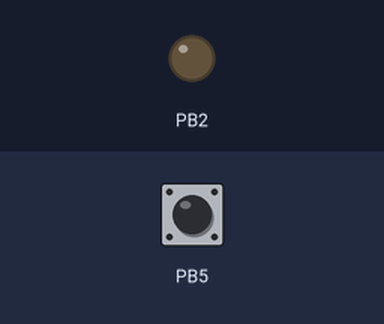
A sketch run on a simulated ATtiny85, built with avr-gcc and run on an emulated ATtiny85. Parts: output pins drawn as LEDs (lit = HIGH). Dashed ring = blinking. The inputs (shaded band) are chosen by the test bench; at power-on: PB5 LOW. What the sketch prints to the serial monitor is not drawn.

Above: at 1.2 s.
1.3 s: PB5 driven HIGH
At 2.1 s:
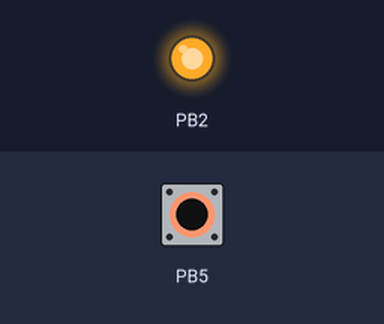
2.8 s: PB5 driven LOW
At 3.3 s:
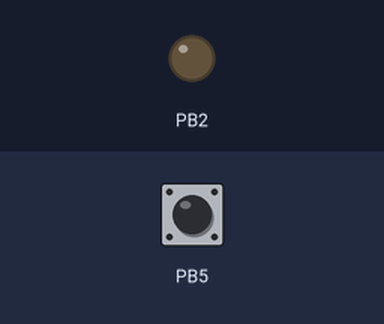
4.3 s: PB5 pulsed HIGH 2 times (0.12 s each, 0.3 s apart)
At 4.36 s:
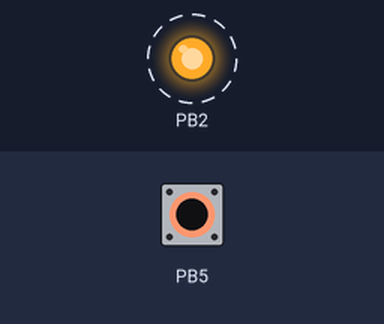
7.9 s: PB5 pulsed HIGH 5 times (0.12 s each, 0.3 s apart)
At 10.1 s:
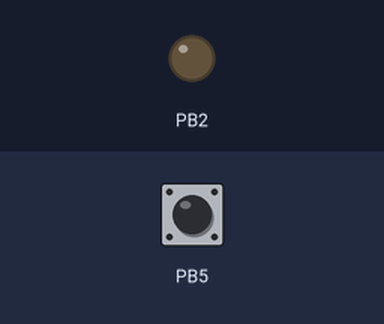
Timing chart, 0 to 11.6 s (numbered marks = the images above; inputs shaded):
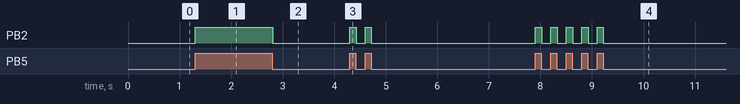

Measured:
- after the input at 1.3 s, PB2: LOW → HIGH at once
- after the input at 2.8 s, PB2: HIGH → LOW at once
- after the input at 4.3 s, PB2: alternates HIGH for 0.12 s and LOW for 0.18 s, 4 changes in all, then stays LOW, starting at once
- after the input at 7.9 s, PB2: alternates HIGH for 0.12 s and LOW for 0.18 s, 10 changes in all, then stays LOW, starting at once

The sketch:

pir.ino
```cpp
int a;
void setup() {
  // put your setup code here, to run once:
  Serial.begin(115200);
  pinMode(2,OUTPUT);
  pinMode(5,INPUT);

}

void loop() {
  // put your main code here, to run repeatedly:
   a=digitalRead(5);
  if(a==HIGH)
  {
    Serial.println("person detected");
    digitalWrite(2,HIGH);

  }
  else
  {
    Serial.println("person not detected");
    digitalWrite(2,LOW);

  }


}
```

led_first.c
```cpp
/*
 * GccApplication1.c
 *
 * Created: 09-05-2019 14:16:50
 * Author : AMRUTHA
 */
#ifndef F_CPU
#define F_CPU 16000000UL
#endif

#include <avr/io.h>
#include <util/delay.h>

int main(void)
{
	DDRB= 0XFF;
    /* Replace with your application code */
    while (1)
    {
		PORTB= 0XFF;
		_delay_ms(100);
		PORTB=0X00;
		_delay_ms(100);
    }
}
```

motor_program.c
```cpp
/*
 * motor1.c
 *
 * Created: 15-05-2019 14:12:31
 * Author : AMRUTHA
 */
#ifndef F_CPU
#define F_CPU 16000000UL
#endif
#include <avr/io.h>
#include <util/delay.h>


int main(void)
{
	DDRB=0XFF;
    /* Replace with your application code */
    while (1)
    {
		PORTB =0X02;
		_delay_ms(2000);
		PORTB =0X00;
		_delay_ms(2000);
		PORTB =0X01;
		_delay_ms(2000);
		PORTB =0X00;
		_delay_ms(2000);


    }
}
```

sample_led.c
```cpp
/*
 * sample.c
 *
 * Created: 09-05-2019 14:16:50
 * Author : AMRUTHA
 */
#ifndef F_CPU
#define F_CPU 16000000UL
#endif

#include <avr/io.h>
#include <util/delay.h>

int main(void)
{
	DDRB= 0XAA;
    /* Replace with your application code */
    while (1)
    {
		PORTB= 0XAA;
		_delay_ms(100);
		PORTB=0X00;
		_delay_ms(100);
    }
}
```

scrolling_of_led.c
```cpp
/*
 * scrolling.c
 *
 * Created: 09-05-2019 14:16:50
 * Author : AMRUTHA
 */
#ifndef F_CPU
#define F_CPU 16000000UL
#endif

#include <avr/io.h>
#include <util/delay.h>

int main(void)
{
	DDRB= 0XFF;
    /* Replace with your application code */
    while (1)
    {
		PORTB= 0X01;
		_delay_ms(1000);
		PORTB= 0X00;
		_delay_ms(1000);
		PORTB= 0X02;
		_delay_ms(1000);
		PORTB= 0X00;
		_delay_ms(1000);
		PORTB= 0X04;
		_delay_ms(1000);
		PORTB= 0X00;
		_delay_ms(1000);
		PORTB= 0X08;
		_delay_ms(1000);
		PORTB= 0X00;
		_delay_ms(1000);
    }
}
```
